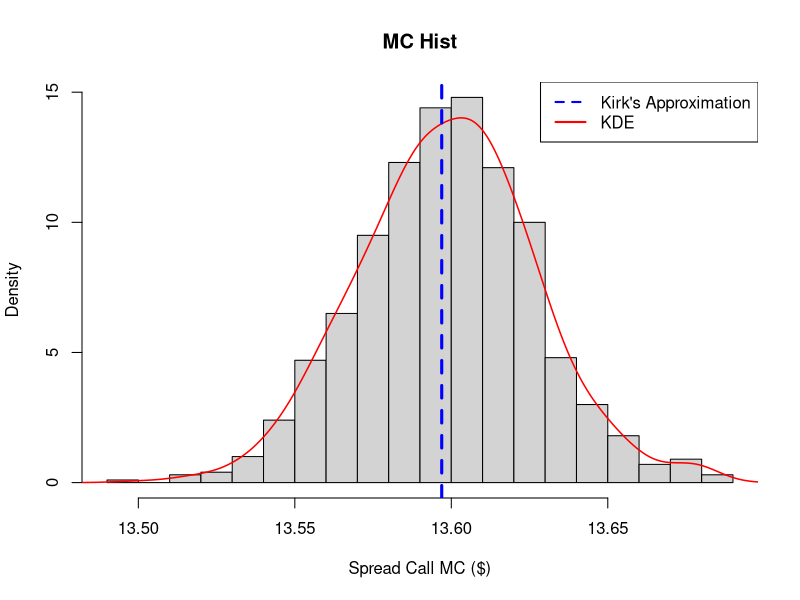

R code for this plot:


# Initialization ----------------------------------------------------------
if (1) {
    # 
    setwd('~/Documents/0_ongoing/fe5222_project2/')
    # 
    library(plyr)
    library(tidyverse)
    library(doParallel)
    library(ggplot2)
    # 
    set.seed(2020)
}


Spread_Call <- function (
    S_0_1 = 100, S_0_2 = 90, sigma_1 = .2, sigma_2 = .2, rho = .4, 
    Strike = 1, rf = .08, mT = 1, 
    flag_AV = F, n = 10000, seed = 2020
) {
    #' Spread Call Monte Carlo Pricing
    #'
    #' @param S_0_1     Spot price of Stock 1
    #' @param S_0_2     Spot price of Stock 2
    #' @param sigma_1   Vol of Stock 1
    #' @param sigma_2   Vol of Stock 2
    #' @param rho       instantaneous Correlation
    #' @param Strike 
    #' @param rf        risk free rate
    #' @param mT        Time to Maturity
    #' @param flag_AV   indicator to use Antithetic Variates
    #' @param n         Number of paths
    #' @param seed      random seed to reproduce
    #'
    set.seed(seed)
    # Generate for the terminal only, since the payoff is not path-dependent
    VarCov <- matrix(c(sigma_1^2, rep(rho * sigma_1 * sigma_2, 2), sigma_2^2),
                     nrow = 2, byrow = T)
    if (flag_AV) {
        temp <- MASS::mvrnorm(n = round(n/2), 
                              mu = rep(0, 2), Sigma = VarCov)
        temp <- rbind(temp, - temp)
    } else {
        temp <- MASS::mvrnorm(n = n, 
                              mu = rep(0, 2), Sigma = VarCov)
    }
    # stddev modification is embedded in the above VarCov
    seq_S_T_1 <- S_0_1 * exp(
        (rf - .5 * sigma_1 ^ 2) * mT + sqrt(mT) * temp[, 1] # * sigma_1
    )
    seq_S_T_2 <- S_0_2 * exp(
        (rf - .5 * sigma_2 ^ 2) * mT + sqrt(mT) * temp[, 2] # * sigma_1
    )
    # 
    seq_Payoff <- pmax(seq_S_T_1 - seq_S_T_2 - Strike, 0)
    Value <- mean(seq_Payoff) * exp(- rf * mT)
    return(Value)
}


Spread_Call_Kirk <- function (
    S_0_1 = 100, S_0_2 = 90, sigma_1 = .2, sigma_2 = .2, rho = .4, 
    Strike = 1, rf = .08, mT = 1
) {
    temp <- S_0_2/(S_0_2 + Strike * exp(- rf * mT))
    sigma <- sqrt(
        sigma_1^2 + sigma_2^2 * temp^2 - 2 * rho * sigma_1 * sigma_2 * temp
    )
    temp <- temp / S_0_2 * S_0_1
    d_1 <- log(temp) / (sigma * sqrt(mT)) + .5 * sigma * sqrt(mT)
    d_2 <- d_1 - sigma * sqrt(mT)
    temp <- S_0_1 / temp
    Value <- S_0_1 * pnorm(d_1) - temp * pnorm(d_2)
    return(Value)
}

if (1) {
    seq_temp <- (1:1000) %>% sapply(
        FUN = function(iter_temp){Spread_Call(seed = iter_temp, 
                                              flag_AV = T, n = 100000)})
    hist(seq_temp, breaks = 20, probability = T, main = 'MC Hist', xlab = 'Spread Call MC ($)')
    lines(density(seq_temp, bw = 'SJ'), col = 'red', lwd = 1.5)
    abline(v = Spread_Call_Kirk(), col = 'blue', lwd = 3, lty = 2)
    legend('topright', legend = c('Kirk\'s Approximation' , 'KDE'), 
           col = c('blue', 'red'), lty = c(2, 1), lwd = 2)
}
